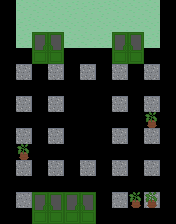

Rendered tile map (Tiled .tmx) drawn with the repository's tilesets; below, a short description and the full map source, tile grids included:
An orthogonal 11x14 tile map with 16x16 px tiles, 3 tile layers (background, background_objects, objects) and 11 objects (13).

<map version="1.4" tiledversion="1.4.3" orientation="orthogonal" renderorder="right-down" width="11" height="14" tilewidth="16" tileheight="16" infinite="0" nextlayerid="8" nextobjectid="16">
 <tileset firstgid="1" source="tiles/cyber_tiles.tsx" />
 <layer id="1" name="background" width="11" height="14">
  <data encoding="csv">
0,28,28,28,30,30,30,28,28,28,0,
0,30,28,28,28,28,28,28,28,28,0,
0,30,4,5,28,28,30,4,5,30,0,
0,38,13,14,37,38,37,13,14,38,0,
0,2,56,2,56,2,56,2,56,2,0,
0,74,47,74,47,74,47,74,47,74,0,
0,2,56,2,56,22,56,2,56,2,0,
0,74,47,74,47,31,47,74,47,74,0,
0,2,56,2,56,40,56,2,56,2,0,
0,74,47,74,47,74,47,74,47,74,0,
0,2,56,2,56,2,56,2,56,2,0,
0,74,47,74,47,74,47,74,47,74,0,
0,1,4,5,4,5,56,1,56,1,0,
0,0,13,14,13,14,0,0,0,0,0
</data>
 </layer>
 <layer id="3" name="background_objects" width="11" height="14">
  <data encoding="csv">
0,0,0,0,0,0,0,0,0,0,0,
0,0,0,0,0,0,0,0,0,0,0,
0,23,0,0,11,12,23,0,0,23,0,
0,0,0,0,0,0,0,0,0,0,0,
0,0,0,0,0,0,0,0,0,0,0,
0,0,0,0,0,0,0,0,0,0,0,
0,0,0,0,0,0,0,0,0,0,0,
0,0,0,0,0,23,0,0,0,21,0,
0,0,0,0,0,0,0,0,0,0,0,
0,21,0,0,0,0,0,0,0,0,0,
0,0,0,0,0,0,0,0,0,0,0,
0,0,0,0,0,0,0,0,0,0,0,
0,0,0,0,0,0,0,0,21,21,0,
0,0,0,0,0,0,0,0,0,0,0
</data>
 </layer>
 <objectgroup id="2" name="walls">
  <object id="1" x="0" y="48" width="16" height="160" />
  <object id="2" x="160" y="48" width="16" height="160" />
  <object id="3" x="64" y="32" width="48" height="16" />
  <object id="4" x="16" y="32" width="16" height="16" />
  <object id="5" x="144" y="32" width="16" height="16" />
  <object id="6" x="96" y="208" width="64" height="16" />
  <object id="7" x="16" y="208" width="16" height="16" />
  <object id="12" x="80" y="112" width="16" height="16" />
  <object id="14" x="112" y="32" width="32" height="16" />
  <object id="15" x="32" y="32" width="32" height="16" />
 </objectgroup>
 <objectgroup id="4" name="doors">
  <object id="10" name="13" x="32" y="192" width="64" height="32" />
 </objectgroup>
 <layer id="5" name="objects" width="11" height="14">
  <data encoding="csv">
0,0,0,0,0,0,0,0,0,0,0,
0,0,0,0,0,0,0,0,0,0,0,
0,0,0,0,0,0,0,0,0,0,0,
0,0,0,0,0,0,0,0,0,0,0,
0,0,0,0,0,0,0,0,0,0,0,
0,0,0,0,0,0,0,0,0,0,0,
0,0,0,0,0,0,0,0,0,0,0,
0,0,0,0,0,0,0,0,0,0,0,
0,0,0,0,0,0,0,0,0,0,0,
0,0,0,0,0,0,0,0,0,0,0,
0,0,0,0,0,0,0,0,0,0,0,
0,0,0,0,0,0,0,0,0,0,0,
0,0,0,0,0,0,0,0,0,0,0,
0,0,0,0,0,0,0,0,0,0,0
</data>
 </layer>
 <objectgroup id="6" name="objects" />
 <objectgroup id="7" name="interactive_objects" />
</map>